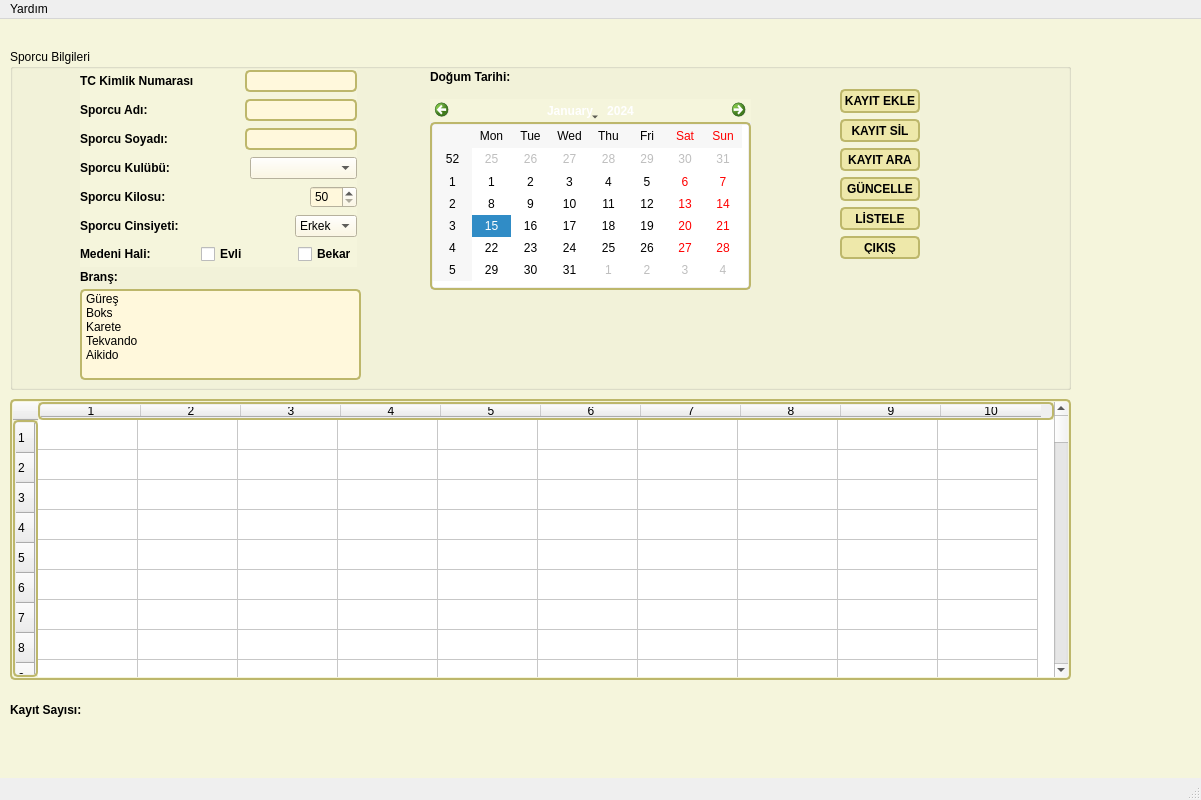
<?xml version="1.0" encoding="UTF-8"?>
<ui version="4.0">
 <class>MainWindow</class>
 <widget class="QMainWindow" name="MainWindow">
  <property name="geometry">
   <rect>
    <x>0</x>
    <y>0</y>
    <width>1201</width>
    <height>800</height>
   </rect>
  </property>
  <property name="windowTitle">
   <string>MainWindow</string>
  </property>
  <property name="styleSheet">
   <string notr="true">.QWidget {
   background-color: beige;
}

/* Nice Windows-XP-style password character. */
QLineEdit[echoMode=&quot;2&quot;] {
    lineedit-password-character: 9679;
}

/* We provide a min-width and min-height for push buttons
   so that they look elegant regardless of the width of the text. */
QPushButton {
    background-color: palegoldenrod;
    border-width: 2px;
    border-color: darkkhaki;
    border-style: solid;
    border-radius: 5;
    padding: 3px;
    min-width: 9ex;
    min-height: 2.5ex;
}

QPushButton:hover {
   background-color: khaki;
}

/* Increase the padding, so the text is shifted when the button is
   pressed. */
QPushButton:pressed {
    padding-left: 5px;
    padding-top: 5px;
    background-color: #d0d67c;
}

QLabel, QAbstractButton {
    font: bold;
}

/* Mark mandatory fields with a brownish color. */
.mandatory {
    color: brown;
}

/* Bold text on status bar looks awful. */
QStatusBar QLabel {
   font: normal;
}

QStatusBar::item {
    border-width: 1;
    border-color: darkkhaki;
    border-style: solid;
    border-radius: 2;
}

QComboBox, QLineEdit, QSpinBox, QTextEdit, QListView {
    background-color: cornsilk;
    selection-color: #0a214c; 
    selection-background-color: #C19A6B;
}

QListView {
    show-decoration-selected: 1;
}

QListView::item:hover {
    background-color: wheat;
}

/* We reserve 1 pixel space in padding. When we get the focus,
   we kill the padding and enlarge the border. This makes the items
   glow. */
QLineEdit, QFrame {
    border-width: 2px;
    padding: 1px;
    border-style: solid;
    border-color: darkkhaki;
    border-radius: 5px;
}

/* As mentioned above, eliminate the padding and increase the border. */
QLineEdit:focus, QFrame:focus {
    border-width: 3px;
    padding: 0px;
}

/* A QLabel is a QFrame ... */
QLabel {
    border: none;
    padding: 0;
    background: none;
}

/* A QToolTip is a QLabel ... */
QToolTip {
    border: 2px solid darkkhaki;
    padding: 5px;
    border-radius: 3px;
    opacity: 200;
}

/* Nice to have the background color change when hovered. */
QRadioButton:hover, QCheckBox:hover {
    background-color: wheat;
}

/* Force the dialog's buttons to follow the Windows guidelines. */
QDialogButtonBox {
    button-layout: 0;
}</string>
  </property>
  <widget class="QWidget" name="centralwidget">
   <widget class="QGroupBox" name="groupBox">
    <property name="geometry">
     <rect>
      <x>10</x>
      <y>30</y>
      <width>1061</width>
      <height>341</height>
     </rect>
    </property>
    <property name="title">
     <string>Sporcu Bilgileri</string>
    </property>
    <widget class="QWidget" name="layoutWidget">
     <property name="geometry">
      <rect>
       <x>830</x>
       <y>40</y>
       <width>80</width>
       <height>170</height>
      </rect>
     </property>
     <layout class="QVBoxLayout" name="verticalLayout_2">
      <item>
       <widget class="QPushButton" name="pushButton_Kayitekle">
        <property name="text">
         <string>KAYIT EKLE</string>
        </property>
       </widget>
      </item>
      <item>
       <widget class="QPushButton" name="pushButton_Kayitsil">
        <property name="text">
         <string>KAYIT SİL</string>
        </property>
       </widget>
      </item>
      <item>
       <widget class="QPushButton" name="pushButton_Kayitara">
        <property name="text">
         <string>KAYIT ARA</string>
        </property>
       </widget>
      </item>
      <item>
       <widget class="QPushButton" name="pushButton_Guncelle">
        <property name="text">
         <string>GÜNCELLE</string>
        </property>
       </widget>
      </item>
      <item>
       <widget class="QPushButton" name="pushButton_Kayitlistele">
        <property name="text">
         <string>LİSTELE</string>
        </property>
       </widget>
      </item>
      <item>
       <widget class="QPushButton" name="pushButton_Cikis">
        <property name="text">
         <string>ÇIKIŞ</string>
        </property>
       </widget>
      </item>
     </layout>
    </widget>
    <widget class="QWidget" name="layoutWidget">
     <property name="geometry">
      <rect>
       <x>70</x>
       <y>20</y>
       <width>277</width>
       <height>198</height>
      </rect>
     </property>
     <layout class="QVBoxLayout" name="verticalLayout">
      <item>
       <layout class="QHBoxLayout" name="horizontalLayout">
        <item>
         <widget class="QLabel" name="label">
          <property name="text">
           <string>TC Kimlik Numarası</string>
          </property>
         </widget>
        </item>
        <item>
         <spacer name="horizontalSpacer">
          <property name="orientation">
           <enum>Qt::Horizontal</enum>
          </property>
          <property name="sizeHint" stdset="0">
           <size>
            <width>40</width>
            <height>20</height>
           </size>
          </property>
         </spacer>
        </item>
        <item>
         <widget class="QLineEdit" name="lineEdit_TCK">
          <property name="maxLength">
           <number>11</number>
          </property>
         </widget>
        </item>
       </layout>
      </item>
      <item>
       <layout class="QHBoxLayout" name="horizontalLayout_2">
        <item>
         <widget class="QLabel" name="label_2">
          <property name="text">
           <string>Sporcu Adı:</string>
          </property>
         </widget>
        </item>
        <item>
         <spacer name="horizontalSpacer_2">
          <property name="orientation">
           <enum>Qt::Horizontal</enum>
          </property>
          <property name="sizeHint" stdset="0">
           <size>
            <width>40</width>
            <height>20</height>
           </size>
          </property>
         </spacer>
        </item>
        <item>
         <widget class="QLineEdit" name="lineEdit_Sporcuadi"/>
        </item>
       </layout>
      </item>
      <item>
       <layout class="QHBoxLayout" name="horizontalLayout_3">
        <item>
         <widget class="QLabel" name="label_3">
          <property name="text">
           <string>Sporcu Soyadı:</string>
          </property>
         </widget>
        </item>
        <item>
         <spacer name="horizontalSpacer_3">
          <property name="orientation">
           <enum>Qt::Horizontal</enum>
          </property>
          <property name="sizeHint" stdset="0">
           <size>
            <width>40</width>
            <height>20</height>
           </size>
          </property>
         </spacer>
        </item>
        <item>
         <widget class="QLineEdit" name="lineEdit_Sporcusoyadi"/>
        </item>
       </layout>
      </item>
      <item>
       <layout class="QHBoxLayout" name="horizontalLayout_4">
        <item>
         <widget class="QLabel" name="label_4">
          <property name="text">
           <string>Sporcu Kulübü:</string>
          </property>
         </widget>
        </item>
        <item>
         <spacer name="horizontalSpacer_4">
          <property name="orientation">
           <enum>Qt::Horizontal</enum>
          </property>
          <property name="sizeHint" stdset="0">
           <size>
            <width>40</width>
            <height>20</height>
           </size>
          </property>
         </spacer>
        </item>
        <item>
         <widget class="QComboBox" name="comboBox_Sporkulubu">
          <property name="currentIndex">
           <number>-1</number>
          </property>
          <item>
           <property name="text">
            <string>Fenerbahçe</string>
           </property>
          </item>
          <item>
           <property name="text">
            <string>Galatasaray</string>
           </property>
          </item>
          <item>
           <property name="text">
            <string>Beşiktaş</string>
           </property>
          </item>
          <item>
           <property name="text">
            <string>Başakşehir</string>
           </property>
          </item>
          <item>
           <property name="text">
            <string>Trabzonspor</string>
           </property>
          </item>
          <item>
           <property name="text">
            <string>Göztepe Spor</string>
           </property>
          </item>
          <item>
           <property name="text">
            <string>Tekirdağ Spor</string>
           </property>
          </item>
         </widget>
        </item>
       </layout>
      </item>
      <item>
       <layout class="QHBoxLayout" name="horizontalLayout_5">
        <item>
         <widget class="QLabel" name="label_5">
          <property name="text">
           <string>Sporcu Kilosu:</string>
          </property>
         </widget>
        </item>
        <item>
         <spacer name="horizontalSpacer_5">
          <property name="orientation">
           <enum>Qt::Horizontal</enum>
          </property>
          <property name="sizeHint" stdset="0">
           <size>
            <width>40</width>
            <height>20</height>
           </size>
          </property>
         </spacer>
        </item>
        <item>
         <widget class="QSpinBox" name="spinBox_Sporcukilosu">
          <property name="minimum">
           <number>50</number>
          </property>
          <property name="maximum">
           <number>140</number>
          </property>
         </widget>
        </item>
       </layout>
      </item>
      <item>
       <layout class="QHBoxLayout" name="horizontalLayout_6">
        <item>
         <widget class="QLabel" name="label_6">
          <property name="text">
           <string>Sporcu Cinsiyeti:</string>
          </property>
         </widget>
        </item>
        <item>
         <spacer name="horizontalSpacer_6">
          <property name="orientation">
           <enum>Qt::Horizontal</enum>
          </property>
          <property name="sizeHint" stdset="0">
           <size>
            <width>40</width>
            <height>20</height>
           </size>
          </property>
         </spacer>
        </item>
        <item>
         <widget class="QComboBox" name="comboBox_Sporcucinsiyeti">
          <item>
           <property name="text">
            <string>Erkek</string>
           </property>
          </item>
          <item>
           <property name="text">
            <string>Kadın</string>
           </property>
          </item>
         </widget>
        </item>
       </layout>
      </item>
      <item>
       <layout class="QHBoxLayout" name="horizontalLayout_7">
        <item>
         <widget class="QLabel" name="label_7">
          <property name="text">
           <string>Medeni Hali:</string>
          </property>
         </widget>
        </item>
        <item>
         <spacer name="horizontalSpacer_7">
          <property name="orientation">
           <enum>Qt::Horizontal</enum>
          </property>
          <property name="sizeHint" stdset="0">
           <size>
            <width>40</width>
            <height>20</height>
           </size>
          </property>
         </spacer>
        </item>
        <item>
         <widget class="QCheckBox" name="checkBox_Evli">
          <property name="text">
           <string>Evli</string>
          </property>
         </widget>
        </item>
        <item>
         <spacer name="horizontalSpacer_8">
          <property name="orientation">
           <enum>Qt::Horizontal</enum>
          </property>
          <property name="sizeHint" stdset="0">
           <size>
            <width>40</width>
            <height>20</height>
           </size>
          </property>
         </spacer>
        </item>
        <item>
         <widget class="QCheckBox" name="checkBox_Bekar">
          <property name="text">
           <string>Bekar</string>
          </property>
         </widget>
        </item>
       </layout>
      </item>
     </layout>
    </widget>
    <widget class="QCalendarWidget" name="calendarWidget_Dogumtarihi">
     <property name="geometry">
      <rect>
       <x>420</x>
       <y>50</y>
       <width>321</width>
       <height>191</height>
      </rect>
     </property>
    </widget>
    <widget class="QListWidget" name="listWidget_Brans">
     <property name="geometry">
      <rect>
       <x>70</x>
       <y>240</y>
       <width>281</width>
       <height>91</height>
      </rect>
     </property>
     <item>
      <property name="text">
       <string>Güreş</string>
      </property>
     </item>
     <item>
      <property name="text">
       <string>Boks</string>
      </property>
     </item>
     <item>
      <property name="text">
       <string>Karete</string>
      </property>
     </item>
     <item>
      <property name="text">
       <string>Tekvando</string>
      </property>
     </item>
     <item>
      <property name="text">
       <string>Aikido</string>
      </property>
     </item>
    </widget>
    <widget class="QLabel" name="label_9">
     <property name="geometry">
      <rect>
       <x>420</x>
       <y>20</y>
       <width>91</width>
       <height>16</height>
      </rect>
     </property>
     <property name="text">
      <string>Doğum Tarihi:</string>
     </property>
    </widget>
    <widget class="QLabel" name="label_8">
     <property name="geometry">
      <rect>
       <x>70</x>
       <y>220</y>
       <width>91</width>
       <height>16</height>
      </rect>
     </property>
     <property name="text">
      <string>Branş:</string>
     </property>
    </widget>
   </widget>
   <widget class="QTableWidget" name="tableWidget_Sporcubilgiler">
    <property name="geometry">
     <rect>
      <x>10</x>
      <y>380</y>
      <width>1061</width>
      <height>281</height>
     </rect>
    </property>
    <property name="rowCount">
     <number>100</number>
    </property>
    <property name="columnCount">
     <number>10</number>
    </property>
    <row/>
    <row/>
    <row/>
    <row/>
    <row/>
    <row/>
    <row/>
    <row/>
    <row/>
    <row/>
    <row/>
    <row/>
    <row/>
    <row/>
    <row/>
    <row/>
    <row/>
    <row/>
    <row/>
    <row/>
    <row/>
    <row/>
    <row/>
    <row/>
    <row/>
    <row/>
    <row/>
    <row/>
    <row/>
    <row/>
    <row/>
    <row/>
    <row/>
    <row/>
    <row/>
    <row/>
    <row/>
    <row/>
    <row/>
    <row/>
    <row/>
    <row/>
    <row/>
    <row/>
    <row/>
    <row/>
    <row/>
    <row/>
    <row/>
    <row/>
    <row/>
    <row/>
    <row/>
    <row/>
    <row/>
    <row/>
    <row/>
    <row/>
    <row/>
    <row/>
    <row/>
    <row/>
    <row/>
    <row/>
    <row/>
    <row/>
    <row/>
    <row/>
    <row/>
    <row/>
    <row/>
    <row/>
    <row/>
    <row/>
    <row/>
    <row/>
    <row/>
    <row/>
    <row/>
    <row/>
    <row/>
    <row/>
    <row/>
    <row/>
    <row/>
    <row/>
    <row/>
    <row/>
    <row/>
    <row/>
    <row/>
    <row/>
    <row/>
    <row/>
    <row/>
    <row/>
    <row/>
    <row/>
    <row/>
    <row/>
    <column/>
    <column/>
    <column/>
    <column/>
    <column/>
    <column/>
    <column/>
    <column/>
    <column/>
    <column/>
   </widget>
   <widget class="QLabel" name="label_10">
    <property name="geometry">
     <rect>
      <x>10</x>
      <y>680</y>
      <width>101</width>
      <height>21</height>
     </rect>
    </property>
    <property name="font">
     <font>
      <weight>75</weight>
      <italic>false</italic>
      <bold>true</bold>
     </font>
    </property>
    <property name="text">
     <string>Kayıt Sayısı:</string>
    </property>
   </widget>
   <widget class="QLabel" name="label_Kayitsayisi">
    <property name="geometry">
     <rect>
      <x>130</x>
      <y>680</y>
      <width>101</width>
      <height>21</height>
     </rect>
    </property>
    <property name="font">
     <font>
      <weight>75</weight>
      <italic>false</italic>
      <bold>true</bold>
     </font>
    </property>
    <property name="text">
     <string/>
    </property>
   </widget>
  </widget>
  <widget class="QMenuBar" name="menubar">
   <property name="geometry">
    <rect>
     <x>0</x>
     <y>0</y>
     <width>1201</width>
     <height>21</height>
    </rect>
   </property>
   <widget class="QMenu" name="menuYard_m">
    <property name="title">
     <string>Yardım</string>
    </property>
    <addaction name="menuhakkinda"/>
   </widget>
   <addaction name="menuYard_m"/>
  </widget>
  <widget class="QStatusBar" name="statusbar"/>
  <action name="menuhakkinda">
   <property name="text">
    <string>Hakkında</string>
   </property>
  </action>
 </widget>
 <resources/>
 <connections/>
</ui>
